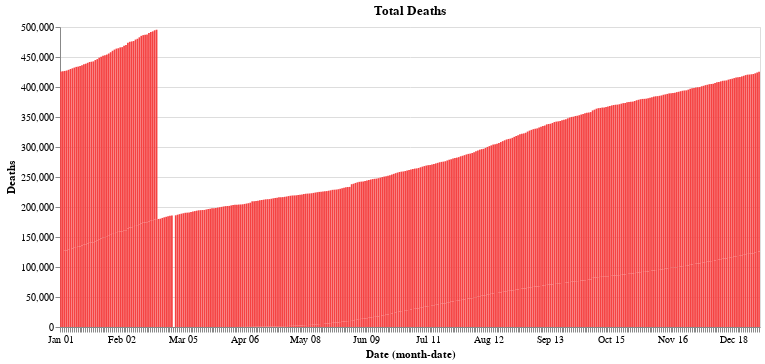

Notebook cell for this chart:
### Markdown cell above
### Total death cases time series in Mexico

### Code cell
base.encode(y='Deaths',color=red).properties(title='Total Deaths')

### Figure 1 — Vega-Lite specification as saved in the notebook (floating-point values rounded to 4 significant figures; data arrays with more than 128 entries replaced by an {"elided": "..."} marker saying what was removed)
{"config": {"view": {"continuousWidth": 400, "continuousHeight": 300}}, "data": {"name": "data-42d7f47506b511d54a44e3f9ba69d4e3"}, "mark": "bar", "encoding": {"color": {"value": "#f54242"}, "x": {"field": "Date", "timeUnit": "monthdate", "type": "ordinal"}, "y": {"field": "Deaths", "type": "quantitative"}}, "title": "Total Deaths", "width": 700, "$schema": "https://vega.github.io/schema/vega-lite/v4.17.0.json", "datasets": {"data-42d7f47506b511d54a44e3f9ba69d4e3": {"elided": "761 records"}}}
